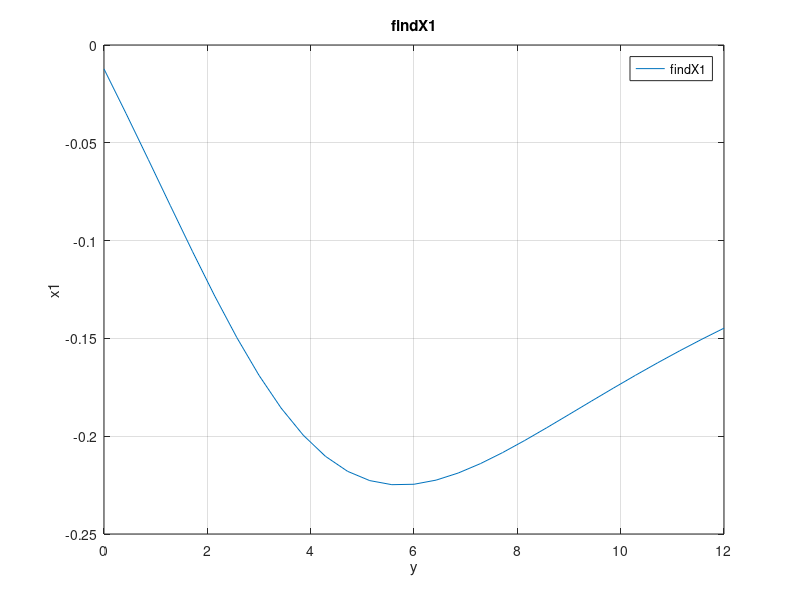
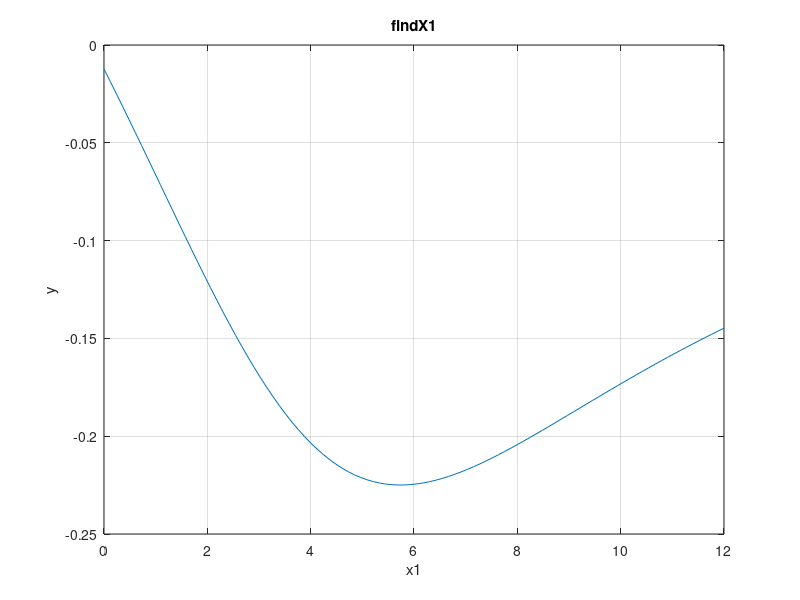

MATLAB code to generate these figures, in order:
function [] = lab6 ()
    % the commands required to produce the required output for parts 1 and 2 go here 
    % this is your "script"
    % Craig Isesele 100950074 - Lab 6
    
    % Part 1
    abc = [2 -14 5; 5 6 -2; 1 5 3];
    d = [52; 2; 17];

    sol1=inv(abc)*d;
    sol2=abc^-1*d;
    sol3=abc\d;

    printAll = @(f) fprintf('The values of a is %f, b is %f and c is %f\n', f);
    printOne = @(f, pos) fprintf('The values of b is %f\n', f(pos));

    printAll(sol1);
    printOne(sol1, 2);
    printAll(sol1);
    printOne(sol1, 2);
    printAll(sol1);
    printOne(sol1, 2);

    % Part 2
    printAll(findAllX(0));
    figure(1)
    fplot(@findX1, [0 12])
    grid on;
    title('findX1')
    xlabel('y')
    ylabel('x1')

    figure(2)
    y  = linspace(0, 12, 100);
    x1 = zeros(size(y));
    for k = 1:length(y)
        x1(k) = findX1(y(k));
    end
    plot(y, x1)
    grid on;
    title('findX1')
    xlabel('x1')
    ylabel('y')
    
    a = fminbnd(@findX1,0,12);
    g = findX1(a);
    fprintf('The minimum value for x1 from 0 to 12 is %f and x1 equals %f\n',a,g);
    
    function [x1] = findX1 (Y)
        % solves system and returns value of x1 only % should make use of "findAllX"
        x = findAllX(Y);
        x1 = x(1);
    end
    function [x] = findAllX (Y)
        % solves system of equations and returns a vector of x values 
        % Input: Y
        % Output: a vector
        abc = [(5-Y) -4 4; -5 4+Y 3; 5 3 1+Y];
        d = [1; 4; 2];
        x = abc\d;
    end
end